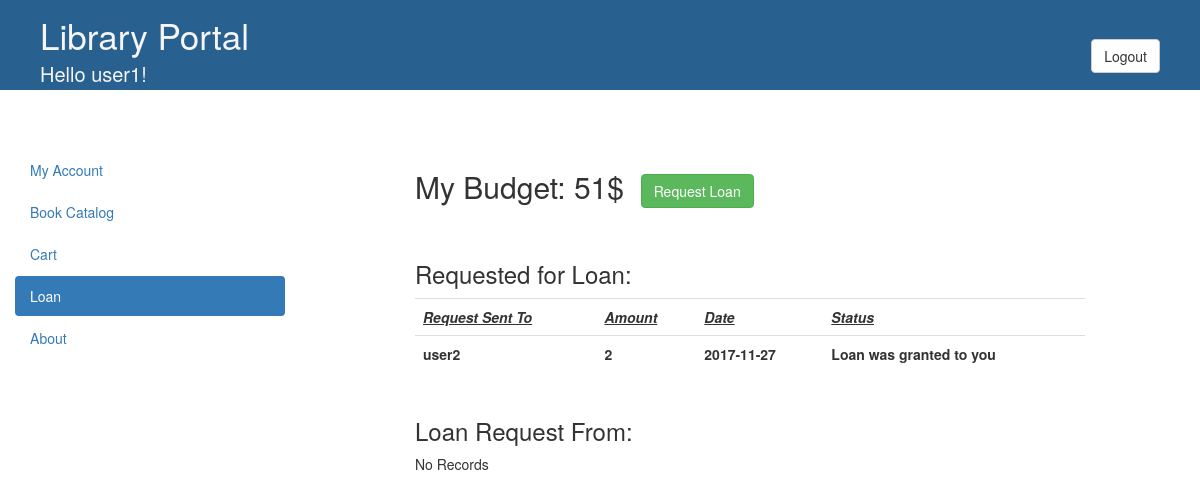
/loan.php (signed in), run on the app's committed database.
### tables this page shows
CREATE TABLE `users` (
  `uname` varchar(100) NOT NULL,
  `pwd` varchar(50) NOT NULL,
  `name` varchar(100) NOT NULL,
  `eid` varchar(100) NOT NULL,
  `phno` varchar(15) NOT NULL,
  `bud` int(11) NOT NULL DEFAULT '50'
);

CREATE TABLE `loan` (
  `lid` int(4) NOT NULL,
  `lufrom` varchar(100) NOT NULL,
  `luto` varchar(100) NOT NULL,
  `lamt` int(10) NOT NULL,
  `ldate` date NOT NULL,
  `lstatus` varchar(20) NOT NULL DEFAULT 'Not Approved'
);

### loan.php (the view, shortened to what this page needs)
<?php
include "loggedin.php";
?>
<!DOCTYPE html>
<html lang="en">
<head>
  <link rel="stylesheet" href="https://maxcdn.bootstrapcdn.com/bootstrap/3.3.7/css/bootstrap.min.css">
</head>
<BODY>
<div class="header" style="background-color:#286090;">
<div class="col-md-12">
<div class="col-md-3"><div style="text-align:justify;font-size: 35px;color:#f5f5f5 ;">Library Portal<br></div><div style="text-align:justify;font-size: 20px;color:#f5f5f5 ;">Hello
<?php
echo $_SESSION["uname"]."!";
?>
</div></div>
<div class="col-md-6"></div>
<div class="col-md-3"><div style="text-align:right;font-size: 20px;"><br><a href="/logout.php"><button type="button" class="btn btn-default">Logout</button></a>
</div>
</div>
</div>
</div><br><br><br>
       <div class="col-md-3">
           <ul class="nav nav-pills nav-stacked">
       <li><a href="./home.php">My Account</a></li>
        <li><a href="./librarynew.php">Book Catalog</a></li>
        <li><a href="./cart.php">Cart</a></li>
          <li class="active"><a href="./loan.php">Loan</a></li>
        <li><a href="./about.php">About</a></li><br><br>
      </ul>
    </div>
<div class="col-md-1"></div>
<div class="col-md-7">
<?php
$uname=$_SESSION["uname"];
$sql3 = "SELECT bud FROM users Where uname='$uname'";
$result3 = $conn->query($sql3);
if ($result3->num_rows > 0){
while($row3 = $result3->fetch_assoc())
echo "<h2>My Budget:&nbsp;".$row3["bud"]."$&nbsp;&nbsp;";}
?>
<a href="./loanreq.php"><button type = "button" class = "btn btn-success">Request Loan</button></a><br><br></h2>
<h3>Requested for Loan: <br></h3>
<table class="table"style="width:100">
<?php
$sql = "SELECT * FROM loan where lufrom='$uname'";
$result = $conn->query($sql);
if ($result->num_rows > 0){
echo "<tr>
<th><i><u>Request Sent To</u></i></th>
<th><i><u>Amount</u></i></th>
<th><i><u>Date</u></i></th>
<th><i><u>Status</u></i></th>
</tr>";
while($row = $result->fetch_assoc()) {
echo "<tr><th>".$row["luto"]."</th><th>".$row["lamt"]."</th><th>".$row["ldate"]."</th>";
$lstat=$row["lstatus"];
if ($lstat=='Accepted')
echo "<th>Loan was granted to you</th></tr>";
else if ($lstat=='Rejected')
echo "<th>Loan was not granted to you</th></tr>";
else
echo "<th>Awaiting Confirmation</th></tr>";
}}
else
echo "No Records";
?>
</table>
<h3><br>Loan Request From:<br> </h3>
</div>
<div class="col-md-1"></div>
</body>
</html>

### loan.php (style rules this page uses)
div.header { padding-top: 10px; padding-right: 10px; padding-bottom: 80px; padding-left: 10px; }

### data on the page
users: bud "51"
loan: luto "user2", lamt "2", ldate "2017-11-27", lstatus "Loan was granted to you"

### other printed values
$_SESSION["uname"] "user1"
